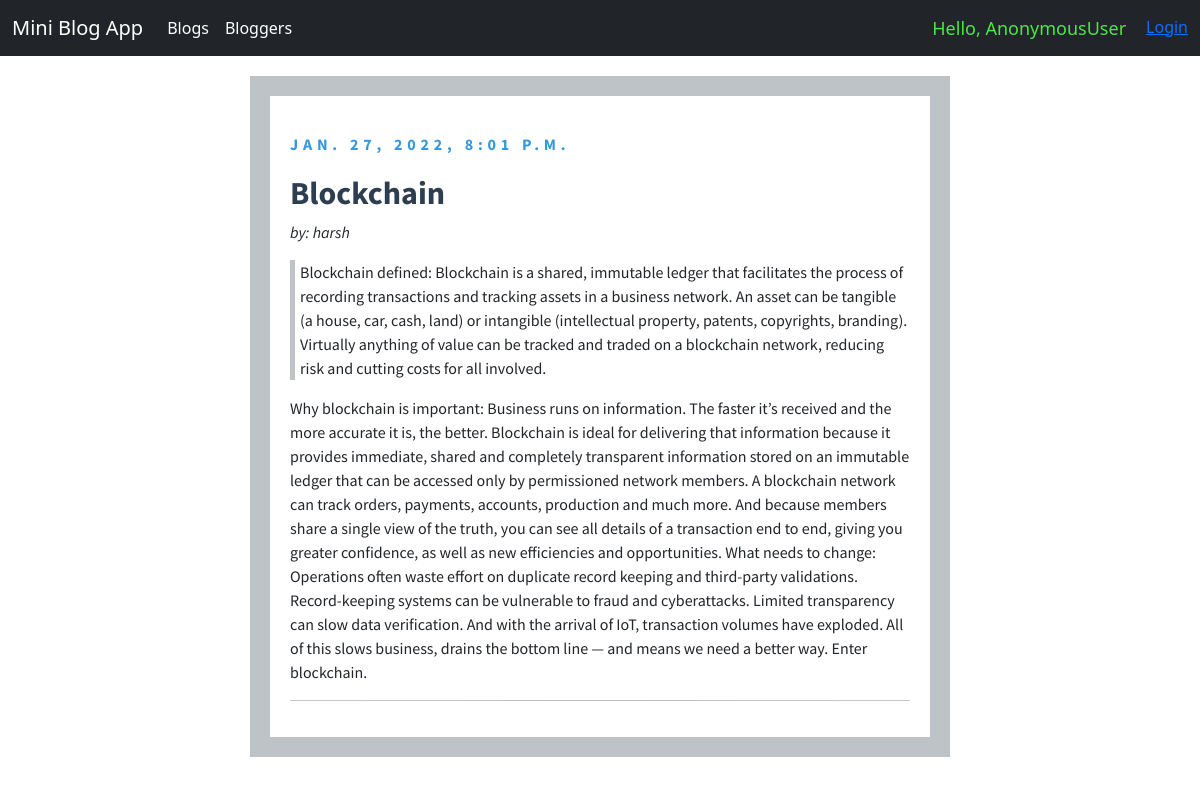
/blog/blogs/8/, run on the app's committed database.
### blog/models.py (models this page shows)
class Post(models.Model):
    title = models.CharField(max_length=255)
    intro = models.TextField()
    body = models.TextField()
    date_added = models.DateTimeField(auto_now_add=True)
    blogger_name = models.ForeignKey(
        User, null=False, blank=False, on_delete=models.CASCADE, related_name="+")
    class Meta:
        ordering = ['-date_added']

### blog/views.py (the view)
# urls.py: path('blogs/<str:pk>/', views.blog_post_detail, name="blog_post_detail"),
def blog_post_detail(request, pk):
    post = Post.objects.get(id=pk)
    return render(request, 'blog/post_detail.html', {'post': post})

### blog/templates/blog/post_detail.html (shortened to what this page needs)
<!doctype html>
<html lang="en">
  <head>
    <link href="https://cdn.jsdelivr.net/npm/bootstrap@5.0.2/dist/css/bootstrap.min.css" rel="stylesheet">
  </head>
  <body>
    <nav class="navbar navbar-expand-lg navbar-dark bg-dark">
        <div class="container-fluid">
          <a class="navbar-brand" href="{% url 'home' %}">Mini Blog App</a>
          <div class="collapse navbar-collapse" id="navbarSupportedContent">
            <ul class="navbar-nav me-auto mb-2 mb-lg-0">
              <li class="nav-item">
                <a class="nav-link active" aria-current="page" href="{% url 'blogs_list' %}">Blogs</a>
              </li>
              <li class="nav-item">
                <a class="nav-link active" aria-current="page" href="{% url 'bloggers_list' %}">Bloggers</a>
              </li>
            </ul>
            <ul class="navbar-nav ml-auto">
              <li class="nav-item">
                <span class="hello-msg">Hello, {{request.user|default_if_none:"&nbsp;" }}</span>
              </li>
              <li class="nav-item">
                <span>
                  {% if request.user.is_authenticated %}
                  <a class="logout-msg" href="{% url 'logout' %}">
                    Logout</a>
                  {% else %}
                  <a class="logout-msg" href="{% url 'login' %}">
                    Login</a>
                  {% endif %}
                       </span>
              </li>
            </ul>
          </div>
        </div>
      </nav>
      <section>
        <div class="container">
            <div class="date">{{post.date_added}}</div>
	        <h2>{{post.title}}</h2>
            <p><i>by: {{post.blogger_name}} </i></p>
            <p class="Fstpara">{{post.intro}}</p>
            <p>{{post.body}}</p>
	        <hr>
        </div>
      </section>
  </body>
</html>

### blog/templates/blog/post_detail.html (style rules this page uses)
.container { border: 20px solid #bdc3c7; padding: 20px; max-width: 700px; width: 80%; margin: 20px auto; font-family: 'Source Sans Pro', sans-serif; }
.Fstpara { border-left: 5px solid #bdc3c7; padding-left: 5px; }
h2 { font-weight: bold; color: #2c3e50; }
.date { color: #3498db; text-transform: uppercase; letter-spacing: .3rem; font-weight: 700; margin-top: 2.5%; margin-bottom: 3%; }
.hello-msg { font-size: 18px; color: rgb(76, 231, 71); margin-right: 20px; }
hr { border: 0; height: 1px; background-image: linear-gradient(to right, rgba(0, 0, 0, 0), rgba(0, 0, 0, 0.75), rgba(0, 0, 0, 0)); }

### data on the page
Post: date_added "JAN. 27, 2022, 8:01 P.M.", title "Blockchain", blogger_name "harsh", intro "Blockchain defined: Blockchain is a shared, immutable ledger that facilitates the process of recording transactions and tracking assets in a business network. An asset can be tangible (a house, car, cash, land) or intangible (intellectual property, patents, copyrights, branding). Virtually anything of value can be tracked and traded on a blockchain network, reducing risk and cutting costs for all involved.", body "Why blockchain is important: Business runs on information. The faster it’s received and the more accurate it is, the better. Blockchain is ideal for delivering that information because it provides immediate, shared and completely transparent information stored on an immutable ledger that can be accessed only by permissioned network members. A blockchain network can track orders, payments, accounts, production and much more. And because members share a single view of the truth, you can see all details of a transaction end to end, giving you greater confidence, as well as new efficiencies and opportunities. What needs to change: Operations often waste effort on duplicate record keeping and…"

### other printed values
{{ request.user|default_if_none:"&nbsp;" }} "AnonymousUser"
